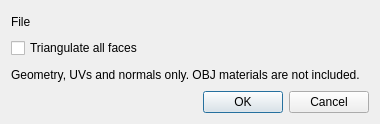
<?xml version="1.0" encoding="UTF-8"?>
<ui version="4.0">
 <class>objOptionsDialog</class>
 <widget class="QDialog" name="objOptionsDialog">
  <property name="windowTitle"><string>OBJ Options</string></property>
  <property name="minimumSize"><size><width>380</width><height>0</height></size></property>
  <layout class="QVBoxLayout" name="verticalLayout">
   <item><widget class="QLabel" name="filenameLabel"><property name="text"><string>File</string></property><property name="textFormat"><enum>Qt::PlainText</enum></property></widget></item>
   <item><widget class="QCheckBox" name="triangulateCheckBox">
    <property name="text"><string>Triangulate all faces</string></property>
    <property name="toolTip"><string>Convert polygon faces to triangles, preserving face-corner UVs and normals.</string></property>
   </widget></item>
   <item><widget class="QLabel" name="descriptionLabel">
    <property name="text"><string>Geometry, UVs and normals only. OBJ materials are not included.</string></property>
    <property name="wordWrap"><bool>true</bool></property>
   </widget></item>
   <item><widget class="QDialogButtonBox" name="buttonBox"><property name="standardButtons"><set>QDialogButtonBox::Cancel|QDialogButtonBox::Ok</set></property></widget></item>
  </layout>
 </widget>
 <resources/>
 <connections>
  <connection><sender>buttonBox</sender><signal>accepted()</signal><receiver>objOptionsDialog</receiver><slot>accept()</slot><hints><hint type="sourcelabel"><x>0</x><y>0</y></hint><hint type="destinationlabel"><x>0</x><y>0</y></hint></hints></connection>
  <connection><sender>buttonBox</sender><signal>rejected()</signal><receiver>objOptionsDialog</receiver><slot>reject()</slot><hints><hint type="sourcelabel"><x>0</x><y>0</y></hint><hint type="destinationlabel"><x>0</x><y>0</y></hint></hints></connection>
 </connections>
</ui>
